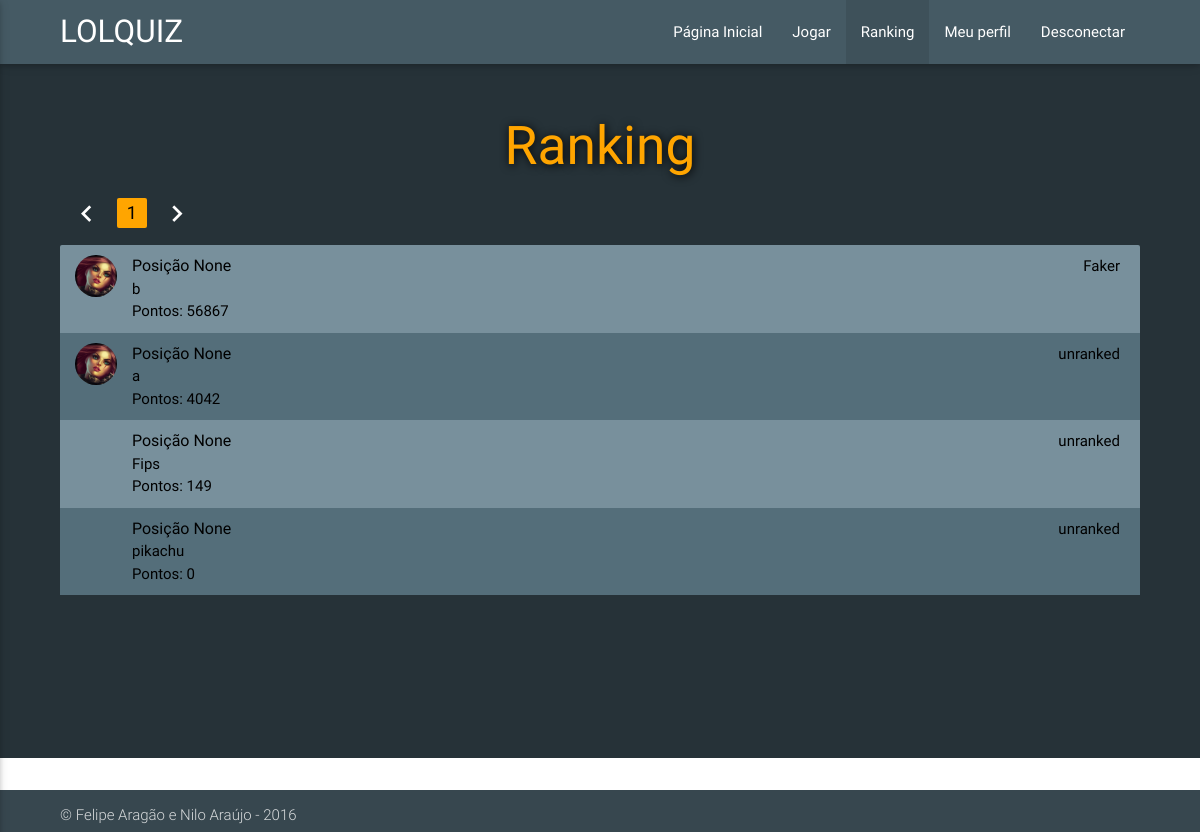
The page /ranking (signed in) on the database its author committed.
### lolzin/models.py (models this page shows, shortened)
class lolzinUser(AbstractBaseUser):
	identifier = models.EmailField(max_length=120, unique=True)
	nick = models.CharField(max_length=20, unique=True)
	points = models.IntegerField(default=0)
	rank_position = models.CharField(max_length=10, null=True)
	league = models.CharField(max_length=10, default='unranked')
	numQuestions = models.IntegerField(default=0)
	cQuestions = models.IntegerField(default=0)
	photo = models.FileField(upload_to='lolzin/avatars', default=0)
	winrate = models.FloatField(default=50)
	is_active = models.BooleanField(default=True)
	is_superuser = models.BooleanField(default=False)
	is_admin = models.BooleanField(default=False)
	USERNAME_FIELD = 'nick'
	REQUIRED_FIELDS = ['identifier']
	objects = lolzinUserManager()

### lolzin/views.py (the view)
# urls.py: url(r'ranking', views.ranking, name='ranking'),
def ranking(request):
	logger.debug('ranking')
	users = lolzinUser.objects.all().order_by('-points').exclude(numQuestions=0)
	p = Paginator(users, 15)
	page = request.GET.get('page')
	try:
		rank_page = p.page(page)
	except PageNotAnInteger:
		rank_page = p.page(1)
	except EmptyPage:
		rank_page = p.page(p.num_pages)
	context = {
		'ranking': p,
		'rank_page': rank_page
	}
	return render(request, 'lolzin/ranking.html', context)

### lolzin/templates/lolzin/ranking.html (shortened to what this page needs)
{% extends "lolzin/base.html" %}
{% load staticfiles %}
{% block active_ranking %} "active" {% endblock active_ranking %}
{% block main_content %}
	<section class="blue-grey darken-4 section-wrapper">
		<div class="container">
			<h2 class="center">Ranking</h2>
			<ul class="pagination">
				{% if not rank_page.has_previous %}
					<li class="disabled"><i class="mdi mdi-chevron-left"></i></li>
				{% else %}
					<li><a href="{% url 'ranking' rank_page.previous_page_number %}"><i class="mdi mdi-chevron-left"></i></a></li>
				{% endif %}
				{% for page_number in ranking.page_range %}
					{% if rank_page.number == forloop.counter %}
						<li class="active">{{ rank_page.number }}</li>
					{% else %}
						<li class="waves-effect"><a href="{% url 'group_log' forloop.counter %}">{{ rank_page.number }}</a></li>
					{% endif %}
				{% endfor %}
				{% if not rank_page.has_next %}
					<li class="disabled"><i class="mdi mdi-chevron-right"></i></li>
				{% else %}
					<li><a href="{% url 'ranking' rank_page.next_page_number %}"><i class="mdi mdi-chevron-right"></i></a></li>
				{% endif %}
			</ul>
			<ul class="collection ranking">
				{% for user in rank_page %}
					<li class="collection-item avatar">
						<a href="{% url 'profile' user.nick %}">
							<div class="left">
								{% if user.photo %}
									<img src="{{ user.photo.url }}" class="circle">
								{% else %}
									<div class="avatar-placeholder"></div>
								{% endif %}
								<span class="title">Posição {{ user.rank_position }}</span>
								<p>{{ user.nick }}</p>
								<p>Pontos: {{ user.points }}</p>
							</div>
							<p class="right">{{ user.league }}</p>
						</a>
					</li>
				{% endfor %}
			</ul>
		</div>
	</section>
{% endblock main_content %}
{% block footer %}
	<div class="footer-copyright blue-grey darken-3">
		<div class="container">
			© Felipe Aragão e Nilo Araújo -  2016
		</div>
	</div>
{% endblock footer %}

### lolzin/static/lolzin/css/styles.css (style rules this page uses)
body { display: flex; min-height: 100vh; flex-direction: column; }
.container { width: 90%; margin: 0 auto; }
h2 { color: orange; text-shadow: 1px 1px 10px black; margin-top: 0; padding-top: 1em; }
main, section { min-height: calc(100vh - 56px); }
.ranking { border: none; }
.ranking li:nth-child(odd) { background-color: #78909c; }
.ranking li:nth-child(even) { background-color: #546e7a; }
.ranking li.collection-item { border: none; }
.ranking li a { color: black; }
.collection.ranking { margin-bottom: 0; padding-bottom: 1em; }
.pagination { color: white; }
.pagination li.active { background-color: orange; color: black; }
section.section-wrapper { min-height: calc(100vh - 106px); }

### rows shown on the page
lolzinUser: photo (picture), rank_position "None", nick "b", points "56867", league "Faker"
lolzinUser: photo (picture), rank_position "None", nick "a", points "4042", league "unranked"
lolzinUser: rank_position "None", nick "Fips", points "149", league "unranked"
lolzinUser: rank_position "None", nick "pikachu", points "0", league "unranked"

### other values the page prints
{{ rank_page.number }} "1"
